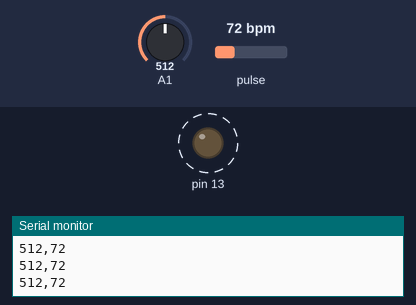
This sketch was run on a simulated Arduino Uno, built with avr-gcc and run on an emulated ATmega328P. Shown: output pins drawn as LEDs (lit = HIGH), the last lines printed to the serial monitor. Dashed ring = blinking. The inputs (shaded band) are chosen by the test bench; at power-on: pulse 72 bpm, A1 = 512.

Above: at 1.2 s.
1.3 s: pulse set to 42 bpm
At 3.3 s:
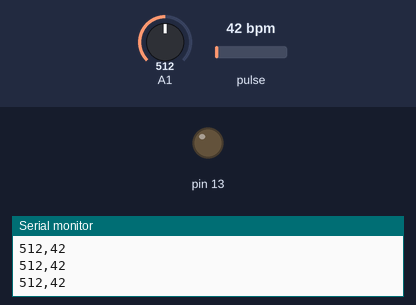
3.7 s: pulse set to 100 bpm
At 4.4 s:
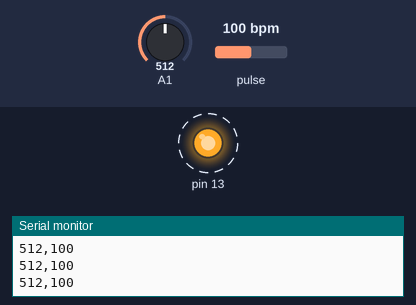
Timing chart, 0 to 12.7 s (numbered marks = the images above; inputs shaded):
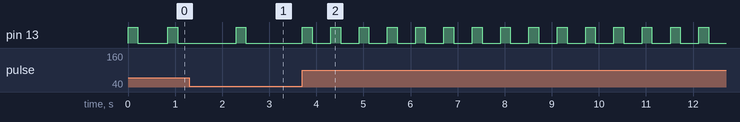

Measured:
- after the input at 3.7 s, pin 13: alternates HIGH for 0.21 s and LOW for 0.39 s, starting at once

The sketch:

gettingBPMtomonitor.ino
```cpp
/*  Getting_BPM_to_Monitor prints the BPM to the Serial Monitor, using the least lines of code and PulseSensor Library.
 *  Tutorial Webpage: https://pulsesensor.com/pages/getting-advanced
 *
--------Use This Sketch To------------------------------------------
1) Displays user's live and changing BPM, Beats Per Minute, in Arduino's native Serial Monitor.
2) Print: "♥  A HeartBeat Happened !" when a beat is detected, live.
2) Learn about using a PulseSensor Library "Object".
4) Blinks LED on PIN 13 with user's Heartbeat.
--------------------------------------------------------------------*/

#define USE_ARDUINO_INTERRUPTS true    // Set-up low-level interrupts for most acurate BPM math.
#include <PulseSensorPlayground.h>     // Includes the PulseSensorPlayground Library.

//  Variables
const int PulseWire = 0;       // PulseSensor PURPLE WIRE connected to ANALOG PIN 0
const int LED13 = 13;          // The on-board Arduino LED, close to PIN 13.
int Threshold = 550;           // Determine which Signal to "count as a beat" and which to ignore.
                               // Use the "Gettting Started Project" to fine-tune Threshold Value beyond default setting.
                               // Otherwise leave the default "550" value.

PulseSensorPlayground pulseSensor;  // Creates an instance of the PulseSensorPlayground object called "pulseSensor"


void setup() {

  Serial.begin(9600);          // For Serial Monitor

  // Configure the PulseSensor object, by assigning our variables to it.
  pulseSensor.analogInput(PulseWire);
  pulseSensor.blinkOnPulse(LED13);       //auto-magically blink Arduino's LED with heartbeat.
  pulseSensor.setThreshold(Threshold);

  // Double-check the "pulseSensor" object was created and "began" seeing a signal.
   if (pulseSensor.begin()) {
    //Serial.println("We created a pulseSensor Object !");  //This prints one time at Arduino power-up,  or on Arduino reset.
  }
}


void loop() {

 int myBPM = pulseSensor.getBeatsPerMinute();  // Calls function on our pulseSensor object that returns BPM as an "int".
 int myoVal = analogRead(A1);                                             // "myBPM" hold this BPM value now.

if (pulseSensor.sawStartOfBeat()) {            // Constantly test to see if "a beat happened".
 //Serial.println("♥  A HeartBeat Happened ! "); // If test is "true", print a message "a heartbeat happened".
 //Serial.print("BPM: ");                        // Print phrase "BPM: "
 //Serial.println(myBPM);
}
  Serial.print(myoVal);
  Serial.print(",");
  Serial.println(myBPM);

  delay(20);                    // considered best practice in a simple sketch.

}
```
